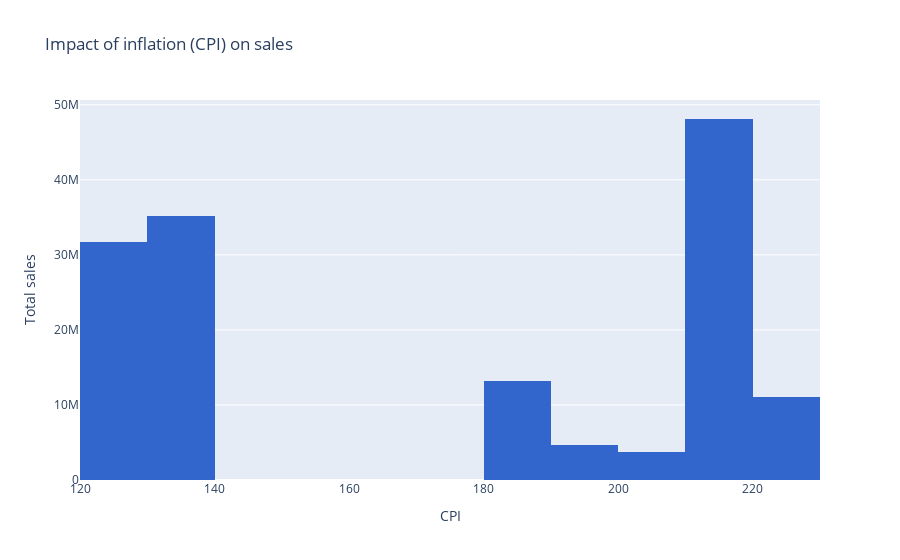

Notebook source saved alongside this figure:
### Markdown cell above
There seems to be little to no significant connection between fuel prices and weekly sales. The highest weekly sales values is at a moderate to high fuel prices, but it's difficult to extrapolate a trend since it can be a coincidence with some other external factors.

### Code cell
fig = px.histogram(
    dataset,
    x="CPI",
    y="Weekly_Sales",
    nbins=15,
    title="Impact of inflation (CPI) on sales",
    color_discrete_sequence=[px.colors.qualitative.G10[0]]
)

fig.update_layout(
    yaxis_title="Total sales",
    xaxis_title="CPI"
)

fig.show()

### Figure 1 — Plotly figure (JSON) as saved in the notebook; plotly's stock layout.template omitted (floating-point values rounded to 4 significant figures; data arrays with more than 128 entries replaced by an {"elided": "..."} marker saying what was removed)
{"data": [{"alignmentgroup": "True", "bingroup": "x", "histfunc": "sum", "hovertemplate": "CPI=%{x}<br>sum of Weekly_Sales=%{y}<extra></extra>", "legendgroup": "", "marker": {"color": "#3366CC", "pattern": {"shape": ""}}, "name": "", "nbinsx": 15, "offsetgroup": "", "orientation": "v", "showlegend": false, "type": "histogram", "x": {"elided": "131 float values"}, "xaxis": "x", "y": {"elided": "131 float values"}, "yaxis": "y"}], "layout": {"barmode": "relative", "legend": {"tracegroupgap": 0}, "title": {"text": "Impact of inflation (CPI) on sales"}, "xaxis": {"anchor": "y", "domain": [0, 1], "title": {"text": "CPI"}}, "yaxis": {"anchor": "x", "domain": [0, 1], "title": {"text": "Total sales"}}}}
